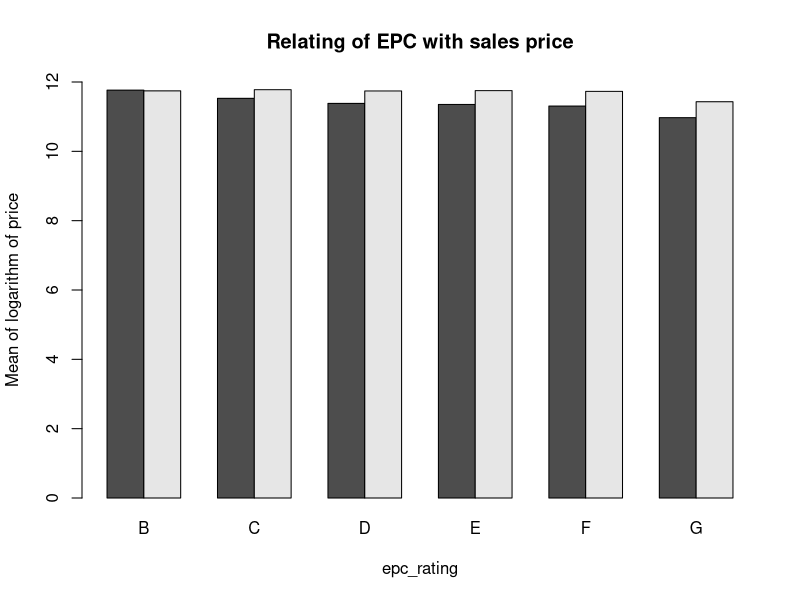
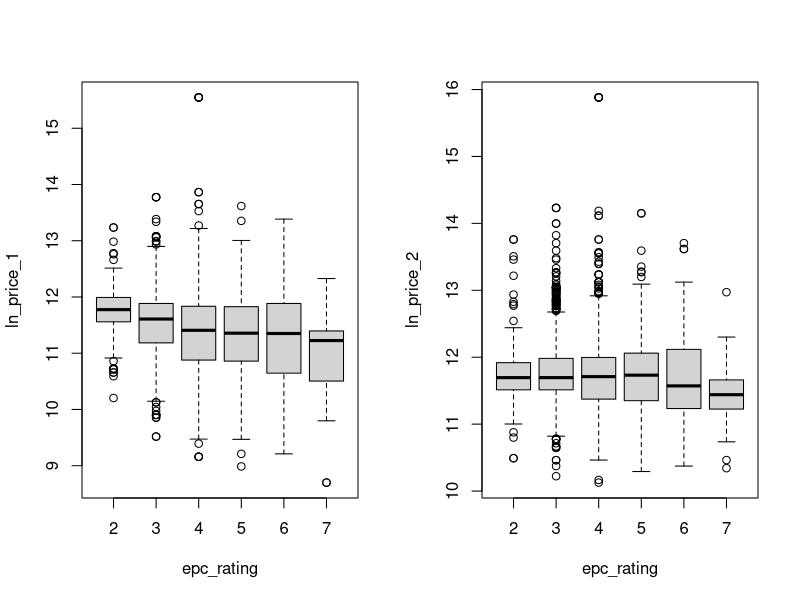
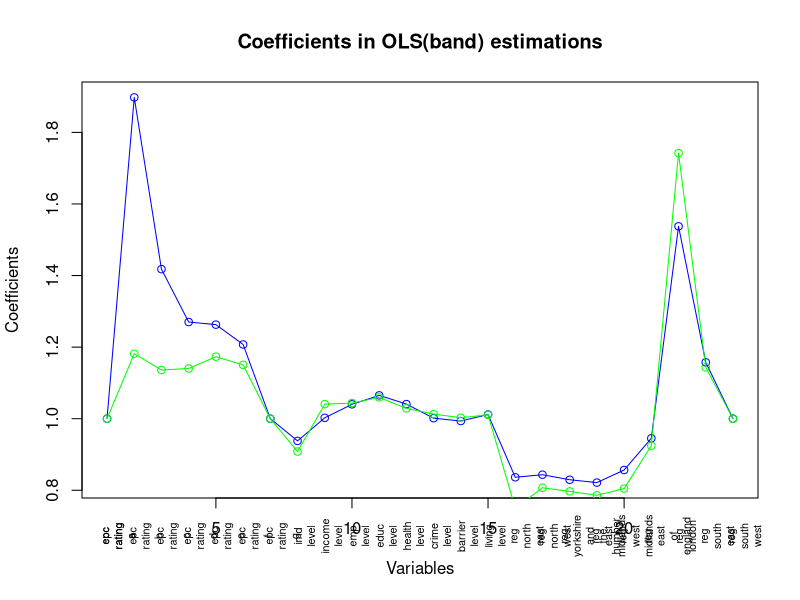
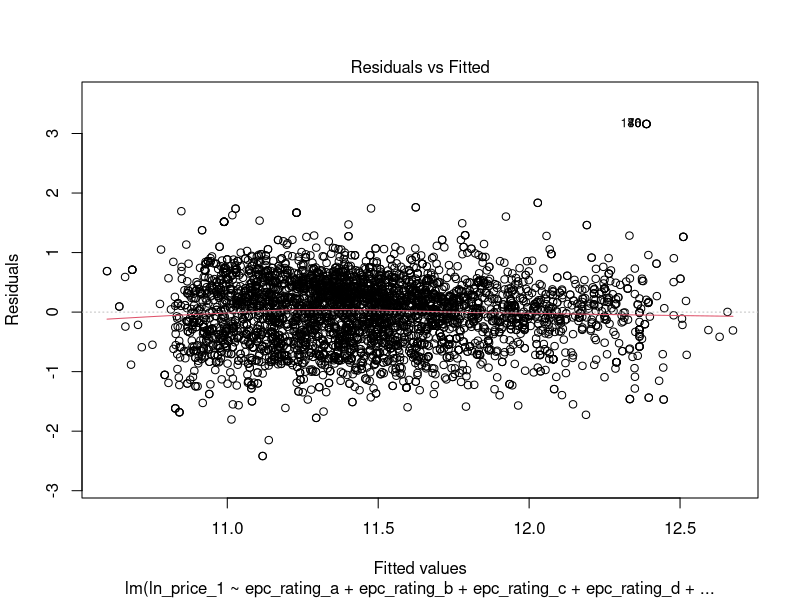
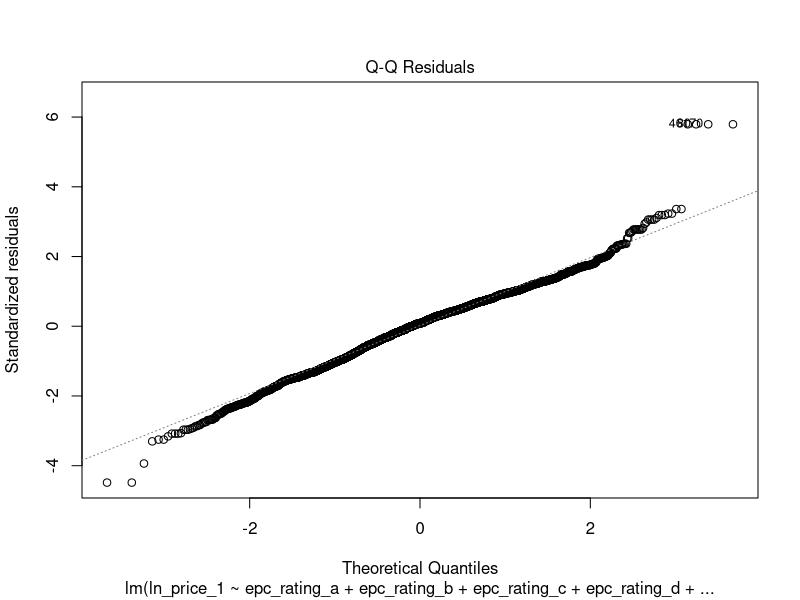
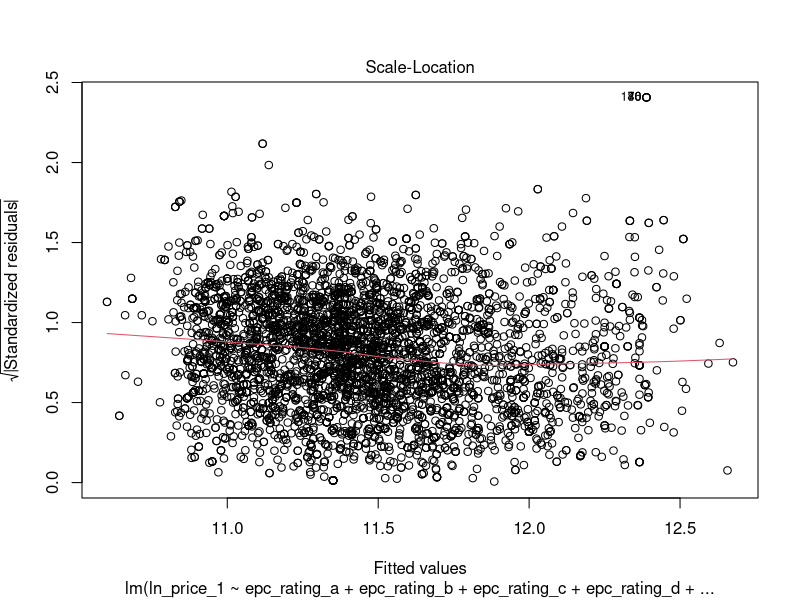
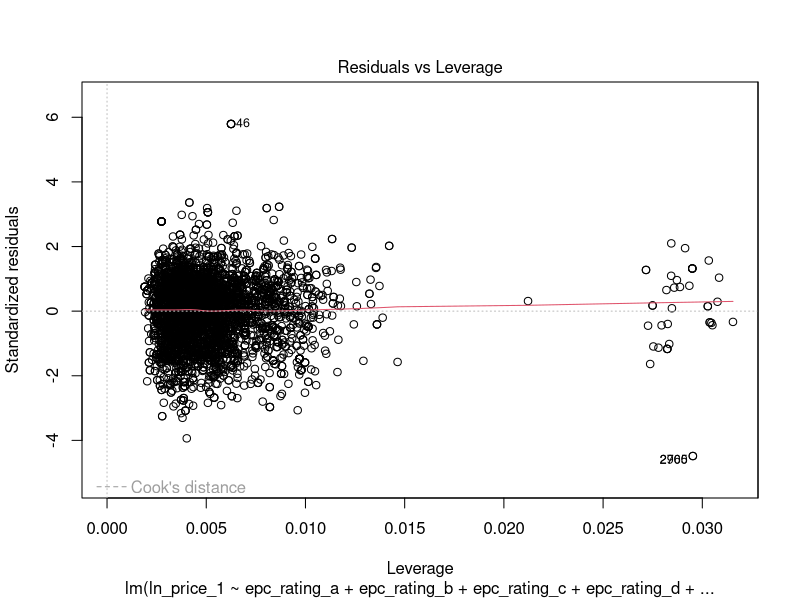
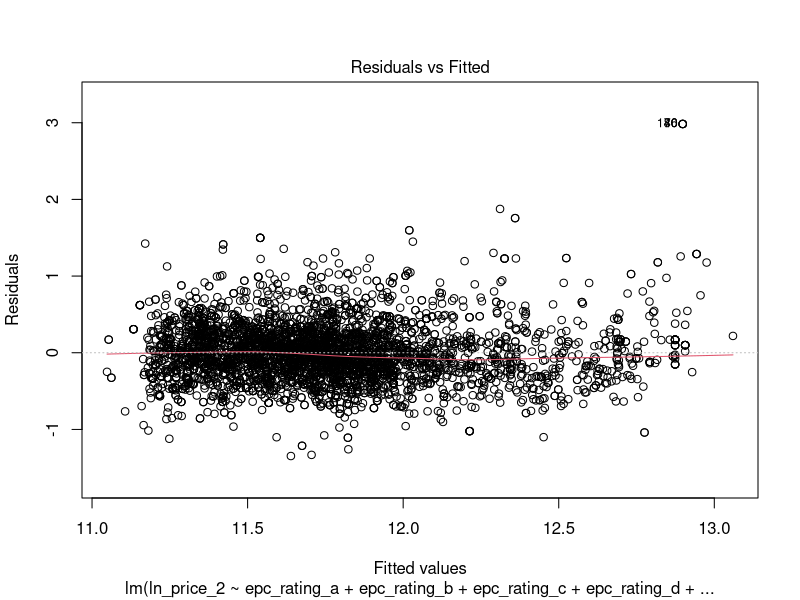

Recreate these plots in R, in order.
Data <- read.csv("Data.csv") # nolint
View(Data)

#Check:
#TO ADD LEGENDS?
#HOW TO NAME BOTH PLOTS TOGETHER?
#Plots where x-axis is region is not showing well
#Two main line plots x-axis cleaning.

# relation of rating and house prices
epc_rating <- Data$epc_rating_a +
  2 * Data$epc_rating_b +
  3 * Data$epc_rating_c +
  4 * Data$epc_rating_d +
  5 * Data$epc_rating_e + 6 * Data$epc_rating_f + 7 * Data$epc_rating_g
#epc_rating is the corresponding to epc_rating, 1 for A (best), 2 for B and so on, 7 for G (worst).

windows()
barplot(
  rbind(
    tapply(Data$ln_price_1, epc_rating, mean),
    tapply(Data$ln_price_2, epc_rating, mean)
  ),
  beside = TRUE, ylim = c(0, 12),
  names.arg = c("B", "C", "D", "E", "F", "G"),
  xlab = "epc_rating",
  ylab = "Mean of logarithm of price",
  main = "Relating of EPC with sales price",
)
windows()
par(mfrow = c(1, 2))

boxplot(Data$ln_price_1 ~ epc_rating, ylab = "ln_price_1")
boxplot(Data$ln_price_2 ~ epc_rating, ylab = "ln_price_2")


# hedonic regression of prices
epc_price1 <- lm(ln_price_1 ~ epc_rating_a + epc_rating_b +
                   epc_rating_c + epc_rating_d +
                   epc_rating_e + epc_rating_f + epc_rating_g +
                   imd_level + income_level +
                   emp_level + educ_level +
                   health_level + crime_level +
                   barrier_level + living_level +
                   reg_north_east + reg_north_west +
                   reg_yorkshire_and_the_humber + reg_east_midlands +
                   reg_west_midlands + reg_east_of_england +
                   reg_london + reg_south_east + reg_south_west, data = Data)
View(epc_price1)

epc_price2 <- lm(ln_price_2 ~ epc_rating_a + epc_rating_b +
                   epc_rating_c + epc_rating_d +
                   epc_rating_e + epc_rating_f + epc_rating_g +
                   imd_level + income_level +
                   emp_level + educ_level +
                   health_level + crime_level +
                   barrier_level + living_level +
                   reg_north_east + reg_north_west +
                   reg_yorkshire_and_the_humber + reg_east_midlands +
                   reg_west_midlands + reg_east_of_england +
                   reg_london + reg_south_east + reg_south_west, data = Data)
View(epc_price2)

options(scipen=999)  # To remove scientific notation and use normal one, Set scipen = 0 to get back to default
sink("linear models.txt")
print(summary(epc_price1))
print(summary(epc_price2))  
#Summary shows the statistically significant variables of of ln_price
#Positivity of coefficients imply positive associativity

epc_price1$coefficients[is.na(epc_price1$coefficients)] <- 0
epc_price2$coefficients[is.na(epc_price2$coefficients)] <- 0

hedonic_price1 <- exp(epc_price1$coefficients)
hedonic_price2 <- exp(epc_price2$coefficients)

View(hedonic_price1) #The list of hedonic indices for first sales prices
View(hedonic_price2) #The list of hedonic indices for first sales prices


windows()
out <- plot(1:24, hedonic_price1[-1], type = "o", col = "blue", 
            main = "Coefficients in OLS(band) estimations",
            ylab="Coefficients",
            xlab = "Variables"
    )
text(1:24,
     rep(0.7, 25),
     gsub("_", "\n", names(hedonic_price1)[-1]),
     srt = 90, pos = 1, cex = 0.65, xpd = NA
)
lines(1:24, hedonic_price2[-1], type = "o", col = "green")

#ANALYSIS OF RESIDUE- 4 Residual plots- Residual = True value - Fitted value
#Residuals vs Fitted
#Normal Probability Plot of Residuals
#sqrt(|standardized residual|) vs fitted values
#Residuals vs Leverage
windows()
plot(epc_price1)
windows()
plot(epc_price2)


# relation of rating and time between sale
windows()
par(mfrow = c(1, 2))
barplot(
  tapply(Data$days_between_sale, epc_rating, mean),
  beside = TRUE,
  names.arg = c("B", "C", "D", "E", "F", "G"),
  xlab="EPC rating",ylab="Mean days between sale"
)
boxplot(Data$days_between_sale ~ epc_rating, xlab="EPC rating",ylab="Days between sale")

# hedonic regression of time
epc_time <- lm(days_between_sale ~ epc_rating_a + epc_rating_b +
                 epc_rating_c + epc_rating_d +
                 epc_rating_e + epc_rating_f + epc_rating_g +
                 imd_level + income_level +
                 emp_level + educ_level +
                 health_level + crime_level +
                 barrier_level + living_level +
                 reg_north_east + reg_north_west +
                 reg_yorkshire_and_the_humber + reg_east_midlands +
                 reg_west_midlands + reg_east_of_england +
                 reg_london + reg_south_east + reg_south_west, data = Data)
View(epc_time)
print(summary(epc_time))
sink()

# relation of region and rating
windows()
barplot(
  t(rbind(
    tapply(Data$reg_north_east, epc_rating, sum),
    tapply(Data$reg_north_west, epc_rating, sum),
    tapply(Data$reg_yorkshire_and_the_humber, epc_rating, sum),
    tapply(Data$reg_east_midlands, epc_rating, sum),
    tapply(Data$reg_west_midlands, epc_rating, sum),
    tapply(Data$reg_east_of_england, epc_rating, sum),
    tapply(Data$reg_london, epc_rating, sum),
    tapply(Data$reg_south_east, epc_rating, sum),
    tapply(Data$reg_south_west, epc_rating, sum)
  ) / 4201),
  ylim = c(0, 0.2),
  names.arg = gsub("_", " ", substring(colnames(Data)[35:43], 5)),
  xlab="Regions",
  ylab="Sum of EPC rating"
)

regions <- Data$reg_north_east +
  2 * Data$reg_north_west +
  3 * Data$reg_yorkshire_and_the_humber +
  4 * Data$reg_east_midlands +
  5 * Data$reg_west_midlands +
  6 * Data$reg_east_of_england +
  7 * Data$reg_london +
  8 * Data$reg_south_east +
  9 * Data$reg_south_west

# relation of regions and house prices
windows()
barplot(
  rbind(
    tapply(Data$ln_price_1, regions, mean),
    tapply(Data$ln_price_2, regions, mean)
  ),
  beside = TRUE, ylim = c(0, 14),
  names.arg = gsub("_", " ", substring(colnames(Data)[35:43], 5)),
  xlab="Regions",
  ylab="Mean of logarithm of sales price"
)

windows()
par(mfrow = c(1, 2))
boxplot(Data$ln_price_1 ~ regions, xlab="Regions", ylab="Logarithm of first sales price")
boxplot(Data$ln_price_2 ~ regions, xlab="Regions", ylab="Logarithm of second sales price")

# relation of regions and time between sale
windows()
par(mfrow = c(1, 2))
barplot(
  tapply(Data$days_between_sale, regions, mean),
  beside = TRUE,
  names.arg = gsub("_", " ", substring(colnames(Data)[35:43], 5)),
  xlab="Regions",
  ylab="Mean of days between sale"
)

boxplot(Data$days_between_sale ~ regions, xlab="Regions", ylab="Mean of days between sale")

#OLS(continuous)
epc_price1_cont <- lm(ln_price_1 ~ ln_epc_100+
                   imd_score + income_score +
                   emp_score + educ_score +
                   health_score + crime_score +
                   barrier_score + living_score +
                   reg_north_east + reg_north_west +
                   reg_yorkshire_and_the_humber + reg_east_midlands +
                   reg_west_midlands + reg_east_of_england +
                   reg_london + reg_south_east + reg_south_west, data = Data)
View(epc_price1_cont)

sink("OLS(continuous).txt")
print(summary(epc_price1_cont))
hedonic_price1_cont <- exp(epc_price1_cont$coefficients)
View(hedonic_price1_cont)

epc_price2_cont <- lm(ln_price_2 ~ ln_epc_100+
                        imd_score + income_score +
                        emp_score + educ_score +
                        health_score + crime_score +
                        barrier_score + living_score +
                        reg_north_east + reg_north_west +
                        reg_yorkshire_and_the_humber + reg_east_midlands +
                        reg_west_midlands + reg_east_of_england +
                        reg_london + reg_south_east + reg_south_west, data = Data)
View(epc_price2_cont)
print(summary(epc_price2_cont))
hedonic_price2_cont <- exp(epc_price2_cont$coefficients)
View(hedonic_price2_cont)
hedonic_price1 <- exp(epc_price1$coefficients)
hedonic_price2 <- exp(epc_price2$coefficients)

windows()
out <- plot(1:18, hedonic_price1_cont[-1], type = "o", col = "blue", 
            main = "Coefficients in OLS(continuous) estimations",
            ylab="Coefficients",
            xlab = "Variables"
)
text(1:18,
     rep(0.75, 19),
     gsub("_", "\n", names(hedonic_price1_cont)[-1]),
     srt = 90, pos = 1, cex = 0.8, xpd = NA
)
lines(1:18, hedonic_price2_cont[-1], type = "o", col = "green")
